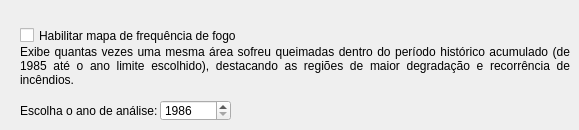
     <widget class="QWidget" name="fire_frequency_2">
      <attribute name="title">
       <string>Frequência de queimadas </string>
      </attribute>
      <widget class="QSpinBox" name="FireFrequencyYearT1">
       <property name="geometry">
        <rect>
         <x>160</x>
         <y>100</y>
         <width>71</width>
         <height>21</height>
        </rect>
       </property>
       <property name="minimum">
        <number>1986</number>
       </property>
       <property name="maximum">
        <number>2999</number>
       </property>
       <property name="value">
        <number>1986</number>
       </property>
      </widget>
      <widget class="QLabel" name="SelecioneProduto_fire_accumulated_6">
       <property name="geometry">
        <rect>
         <x>20</x>
         <y>100</y>
         <width>151</width>
         <height>21</height>
        </rect>
       </property>
       <property name="text">
        <string>Escolha o ano de análise:</string>
       </property>
       <property name="alignment">
        <set>Qt::AlignmentFlag::AlignLeading|Qt::AlignmentFlag::AlignLeft|Qt::AlignmentFlag::AlignVCenter</set>
       </property>
      </widget>
      <widget class="QCheckBox" name="check_fire_frequency">
       <property name="enabled">
        <bool>true</bool>
       </property>
       <property name="geometry">
        <rect>
         <x>20</x>
         <y>20</y>
         <width>231</width>
         <height>31</height>
        </rect>
       </property>
       <property name="acceptDrops">
        <bool>false</bool>
       </property>
       <property name="text">
        <string>Habilitar mapa de frequência de fogo</string>
       </property>
       <property name="checked">
        <bool>false</bool>
       </property>
      </widget>
      <widget class="QLabel" name="SelecioneProduto_fire_accumulated_13">
       <property name="geometry">
        <rect>
         <x>20</x>
         <y>40</y>
         <width>550</width>
         <height>51</height>
        </rect>
       </property>
       <property name="text">
        <string>Exibe quantas vezes uma mesma área sofreu queimadas dentro do período histórico acumulado (de 1985 até o ano limite escolhido), destacando as regiões de maior degradação e recorrência de incêndios.</string>
       </property>
       <property name="alignment">
        <set>Qt::AlignmentFlag::AlignJustify|Qt::AlignmentFlag::AlignVCenter</set>
       </property>
       <property name="wordWrap">
        <bool>true</bool>
       </property>
      </widget>
     </widget>
